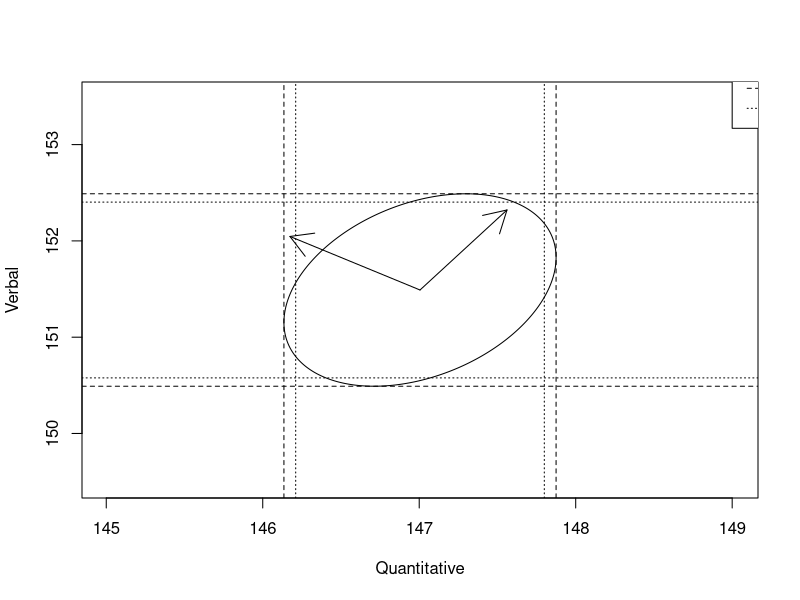

Write the R code that produced this figure.

# GRE scores

# Simulation

library(MASS)
set.seed(24)
GRE=round(mvrnorm(200, mu = c(147.25,152.25), Sigma = matrix(c(5.25^2,0.42*5.25*5.5,0.42*5.25*5.5,5.5^2),ncol=2)))
names(GRE)=c("Quantitative","Verbal")
GRE=data.frame(GRE)

# 95% confidence region (ellipses) for population average Quantitative and Verbal scores
xbar=colMeans(GRE)
S=var(GRE)
lambda1=eigen(S)$values[1]
lambda2=eigen(S)$values[2]
e1=eigen(S)$vectors[,1]
e2=eigen(S)$vectors[,2]


plot(xbar[1],xbar[2],type="n",xlim=c(xbar[1]-2,xbar[1]+2),ylim=c(xbar[2]-2,xbar[2]+2),
     xlab="Quantitative",ylab="Verbal")
arrows(xbar[1],xbar[2],xbar[1]+e1[1],xbar[2]+e1[2])
arrows(xbar[1],xbar[2],xbar[1]+e2[1],xbar[2]+e2[2])
p=2 
n=200
laxis1=sqrt(lambda1*p*(n-1)*qf(0.95,p,n-p)/(n*(n-p)))
laxis2=sqrt(lambda2*p*(n-1)*qf(0.95,p,n-p)/(n*(n-p)))


t=seq(0,2*pi,0.001)
x=rep(0,length(t))
y=rep(0,length(t))
for (i in 1:length(t)){
  x[i]=xbar[1]+(eigen(S)$vectors%*%c(laxis1*cos(t[i]),laxis2*sin(t[i])))[1]
  y[i]=xbar[2]+(eigen(S)$vectors%*%c(laxis1*cos(t[i]),laxis2*sin(t[i])))[2]
}
points(x,y,type="l")


# 95% simulteneous T^2 confidence intervals

tl1=xbar[1]-sqrt(p*(n-1)*qf(0.95,p,n-p)*S[1,1]/(n*(n-p)))
tr1=xbar[1]+sqrt(p*(n-1)*qf(0.95,p,n-p)*S[1,1]/(n*(n-p)))

tl2=xbar[2]-sqrt(p*(n-1)*qf(0.95,p,n-p)*S[2,2]/(n*(n-p)))
tr2=xbar[2]+sqrt(p*(n-1)*qf(0.95,p,n-p)*S[2,2]/(n*(n-p)))

abline(v=tl1,lty=2)
abline(v=tr1,lty=2)
abline(h=tl2,lty=2)
abline(h=tr2,lty=2)


# 95% Bonferroni confidence intervals

bl1=xbar[1]-qt(1-0.05/(2*p),n-1)*sqrt(S[1,1]/n)
br1=xbar[1]+qt(1-0.05/(2*p),n-1)*sqrt(S[1,1]/n)

bl2=xbar[2]-qt(1-0.05/(2*p),n-1)*sqrt(S[2,2]/n)
br2=xbar[2]+qt(1-0.05/(2*p),n-1)*sqrt(S[2,2]/n)

abline(v=bl1,lty=3)
abline(v=br1,lty=3)
abline(h=bl2,lty=3)
abline(h=br2,lty=3)


legend(149,154,c("Confidence ellipse","T2 CI","Bonferroni CI"),lty=1:3)









